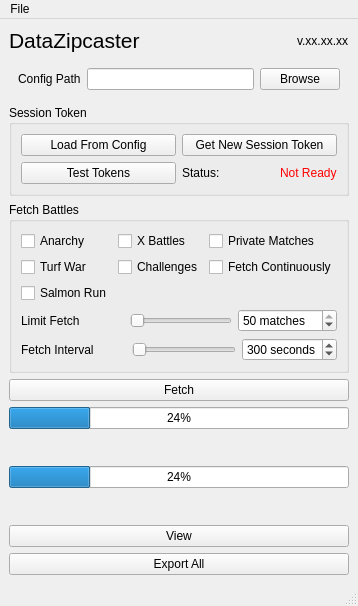
<?xml version="1.0" encoding="UTF-8"?>
<ui version="4.0">
 <class>MainWindow</class>
 <widget class="QMainWindow" name="MainWindow">
  <property name="geometry">
   <rect>
    <x>0</x>
    <y>0</y>
    <width>319</width>
    <height>589</height>
   </rect>
  </property>
  <property name="windowTitle">
   <string>MainWindow</string>
  </property>
  <widget class="QWidget" name="centralwidget">
   <layout class="QGridLayout" name="gridLayout">
    <item row="7" column="0">
     <widget class="QGroupBox" name="fetch_group">
      <property name="sizePolicy">
       <sizepolicy hsizetype="Maximum" vsizetype="Fixed">
        <horstretch>0</horstretch>
        <verstretch>0</verstretch>
       </sizepolicy>
      </property>
      <property name="maximumSize">
       <size>
        <width>16777215</width>
        <height>16777215</height>
       </size>
      </property>
      <property name="title">
       <string>Fetch Battles</string>
      </property>
      <layout class="QGridLayout" name="gridLayout_2">
       <item row="0" column="1">
        <widget class="QCheckBox" name="x_check">
         <property name="text">
          <string>X Battles</string>
         </property>
        </widget>
       </item>
       <item row="1" column="0">
        <widget class="QCheckBox" name="turf_check">
         <property name="text">
          <string>Turf War</string>
         </property>
        </widget>
       </item>
       <item row="0" column="2">
        <widget class="QCheckBox" name="private_check">
         <property name="text">
          <string>Private Matches</string>
         </property>
        </widget>
       </item>
       <item row="0" column="0">
        <widget class="QCheckBox" name="anarchy_check">
         <property name="text">
          <string>Anarchy</string>
         </property>
        </widget>
       </item>
       <item row="1" column="2">
        <widget class="QCheckBox" name="continuous_check">
         <property name="text">
          <string>Fetch Continuously</string>
         </property>
        </widget>
       </item>
       <item row="3" column="0" colspan="3">
        <layout class="QHBoxLayout" name="limit_group">
         <item>
          <widget class="QLabel" name="limit_label">
           <property name="sizePolicy">
            <sizepolicy hsizetype="Expanding" vsizetype="Preferred">
             <horstretch>0</horstretch>
             <verstretch>0</verstretch>
            </sizepolicy>
           </property>
           <property name="text">
            <string>Limit Fetch</string>
           </property>
          </widget>
         </item>
         <item>
          <widget class="QSlider" name="limit_slider">
           <property name="sizePolicy">
            <sizepolicy hsizetype="Expanding" vsizetype="Fixed">
             <horstretch>0</horstretch>
             <verstretch>0</verstretch>
            </sizepolicy>
           </property>
           <property name="orientation">
            <enum>Qt::Horizontal</enum>
           </property>
          </widget>
         </item>
         <item>
          <widget class="QSpinBox" name="limit_spinbox">
           <property name="suffix">
            <string> matches   </string>
           </property>
           <property name="minimum">
            <number>1</number>
           </property>
           <property name="maximum">
            <number>50</number>
           </property>
           <property name="value">
            <number>50</number>
           </property>
          </widget>
         </item>
        </layout>
       </item>
       <item row="4" column="0" colspan="3">
        <layout class="QHBoxLayout" name="interval_group">
         <item>
          <widget class="QLabel" name="interval_label">
           <property name="sizePolicy">
            <sizepolicy hsizetype="Expanding" vsizetype="Preferred">
             <horstretch>0</horstretch>
             <verstretch>0</verstretch>
            </sizepolicy>
           </property>
           <property name="text">
            <string>Fetch Interval</string>
           </property>
          </widget>
         </item>
         <item>
          <widget class="QSlider" name="interval_slider">
           <property name="sizePolicy">
            <sizepolicy hsizetype="Expanding" vsizetype="Fixed">
             <horstretch>0</horstretch>
             <verstretch>0</verstretch>
            </sizepolicy>
           </property>
           <property name="orientation">
            <enum>Qt::Horizontal</enum>
           </property>
          </widget>
         </item>
         <item>
          <widget class="QSpinBox" name="interval_spinbox">
           <property name="suffix">
            <string> seconds</string>
           </property>
           <property name="minimum">
            <number>30</number>
           </property>
           <property name="maximum">
            <number>600</number>
           </property>
           <property name="value">
            <number>300</number>
           </property>
          </widget>
         </item>
        </layout>
       </item>
       <item row="1" column="1">
        <widget class="QCheckBox" name="challenge_check">
         <property name="text">
          <string>Challenges</string>
         </property>
        </widget>
       </item>
       <item row="2" column="0">
        <widget class="QCheckBox" name="salmon_check">
         <property name="text">
          <string>Salmon Run</string>
         </property>
        </widget>
       </item>
      </layout>
     </widget>
    </item>
    <item row="4" column="0">
     <widget class="QWidget" name="config_widget" native="true">
      <property name="sizePolicy">
       <sizepolicy hsizetype="Expanding" vsizetype="Fixed">
        <horstretch>0</horstretch>
        <verstretch>0</verstretch>
       </sizepolicy>
      </property>
      <property name="maximumSize">
       <size>
        <width>500</width>
        <height>16777215</height>
       </size>
      </property>
      <layout class="QHBoxLayout" name="horizontalLayout">
       <item>
        <widget class="QLabel" name="config_path_label">
         <property name="sizePolicy">
          <sizepolicy hsizetype="Fixed" vsizetype="Preferred">
           <horstretch>0</horstretch>
           <verstretch>0</verstretch>
          </sizepolicy>
         </property>
         <property name="text">
          <string>Config Path</string>
         </property>
        </widget>
       </item>
       <item>
        <widget class="QLineEdit" name="config_path_text">
         <property name="sizePolicy">
          <sizepolicy hsizetype="Expanding" vsizetype="Fixed">
           <horstretch>0</horstretch>
           <verstretch>0</verstretch>
          </sizepolicy>
         </property>
         <property name="maximumSize">
          <size>
           <width>16777215</width>
           <height>16777215</height>
          </size>
         </property>
        </widget>
       </item>
       <item>
        <widget class="QPushButton" name="config_path_button">
         <property name="sizePolicy">
          <sizepolicy hsizetype="Fixed" vsizetype="Fixed">
           <horstretch>0</horstretch>
           <verstretch>0</verstretch>
          </sizepolicy>
         </property>
         <property name="text">
          <string>Browse</string>
         </property>
        </widget>
       </item>
      </layout>
     </widget>
    </item>
    <item row="5" column="0">
     <widget class="QGroupBox" name="groupBox">
      <property name="sizePolicy">
       <sizepolicy hsizetype="Preferred" vsizetype="Expanding">
        <horstretch>0</horstretch>
        <verstretch>0</verstretch>
       </sizepolicy>
      </property>
      <property name="title">
       <string>Session Token</string>
      </property>
      <layout class="QGridLayout" name="gridLayout_3">
       <item row="1" column="0">
        <widget class="QPushButton" name="load_config_button">
         <property name="text">
          <string>Load From Config</string>
         </property>
        </widget>
       </item>
       <item row="1" column="1">
        <widget class="QPushButton" name="new_session_button">
         <property name="sizePolicy">
          <sizepolicy hsizetype="Minimum" vsizetype="Fixed">
           <horstretch>0</horstretch>
           <verstretch>0</verstretch>
          </sizepolicy>
         </property>
         <property name="maximumSize">
          <size>
           <width>16777215</width>
           <height>16777215</height>
          </size>
         </property>
         <property name="text">
          <string>Get New Session Token</string>
         </property>
        </widget>
       </item>
       <item row="3" column="0">
        <widget class="QPushButton" name="test_tokens_button">
         <property name="text">
          <string>Test Tokens</string>
         </property>
        </widget>
       </item>
       <item row="3" column="1">
        <layout class="QHBoxLayout" name="horizontalLayout_2">
         <item>
          <widget class="QLabel" name="status_label">
           <property name="text">
            <string>Status:</string>
           </property>
          </widget>
         </item>
         <item alignment="Qt::AlignRight">
          <widget class="QLabel" name="status_icon">
           <property name="styleSheet">
            <string notr="true">color: red;</string>
           </property>
           <property name="text">
            <string>Not Ready</string>
           </property>
          </widget>
         </item>
        </layout>
       </item>
      </layout>
     </widget>
    </item>
    <item row="9" column="0">
     <layout class="QVBoxLayout" name="progress_group">
      <item>
       <widget class="QProgressBar" name="progress_outer">
        <property name="enabled">
         <bool>true</bool>
        </property>
        <property name="value">
         <number>24</number>
        </property>
       </widget>
      </item>
      <item>
       <widget class="QWidget" name="widget_outer" native="true">
        <property name="minimumSize">
         <size>
          <width>0</width>
          <height>25</height>
         </size>
        </property>
       </widget>
      </item>
      <item>
       <widget class="QProgressBar" name="progress_inner">
        <property name="value">
         <number>24</number>
        </property>
       </widget>
      </item>
      <item>
       <widget class="QWidget" name="widget_inner" native="true">
        <property name="minimumSize">
         <size>
          <width>0</width>
          <height>25</height>
         </size>
        </property>
       </widget>
      </item>
     </layout>
    </item>
    <item row="10" column="0">
     <widget class="QPushButton" name="view_button">
      <property name="sizePolicy">
       <sizepolicy hsizetype="Minimum" vsizetype="Fixed">
        <horstretch>0</horstretch>
        <verstretch>0</verstretch>
       </sizepolicy>
      </property>
      <property name="maximumSize">
       <size>
        <width>16777215</width>
        <height>16777215</height>
       </size>
      </property>
      <property name="text">
       <string>View</string>
      </property>
      <property name="checkable">
       <bool>false</bool>
      </property>
      <property name="checked">
       <bool>false</bool>
      </property>
      <property name="autoDefault">
       <bool>false</bool>
      </property>
      <property name="default">
       <bool>false</bool>
      </property>
      <property name="flat">
       <bool>false</bool>
      </property>
     </widget>
    </item>
    <item row="8" column="0">
     <widget class="QPushButton" name="fetch_button">
      <property name="sizePolicy">
       <sizepolicy hsizetype="Minimum" vsizetype="Fixed">
        <horstretch>0</horstretch>
        <verstretch>0</verstretch>
       </sizepolicy>
      </property>
      <property name="maximumSize">
       <size>
        <width>16777215</width>
        <height>16777215</height>
       </size>
      </property>
      <property name="text">
       <string>Fetch</string>
      </property>
     </widget>
    </item>
    <item row="12" column="0">
     <spacer name="verticalSpacer">
      <property name="orientation">
       <enum>Qt::Vertical</enum>
      </property>
      <property name="sizeHint" stdset="0">
       <size>
        <width>20</width>
        <height>40</height>
       </size>
      </property>
     </spacer>
    </item>
    <item row="11" column="0">
     <widget class="QPushButton" name="export_all_button">
      <property name="maximumSize">
       <size>
        <width>16777215</width>
        <height>16777215</height>
       </size>
      </property>
      <property name="text">
       <string>Export All</string>
      </property>
     </widget>
    </item>
    <item row="1" column="0">
     <layout class="QGridLayout" name="title_group">
      <item row="0" column="0">
       <widget class="QLabel" name="dz_label">
        <property name="sizePolicy">
         <sizepolicy hsizetype="Fixed" vsizetype="Fixed">
          <horstretch>0</horstretch>
          <verstretch>0</verstretch>
         </sizepolicy>
        </property>
        <property name="text">
         <string>&lt;html&gt;&lt;head/&gt;&lt;body&gt;&lt;p&gt;&lt;span style=&quot; font-size:16pt;&quot;&gt;DataZipcaster&lt;/span&gt;&lt;/p&gt;&lt;/body&gt;&lt;/html&gt;</string>
        </property>
       </widget>
      </item>
      <item row="0" column="1" alignment="Qt::AlignRight">
       <widget class="QLabel" name="version_label">
        <property name="text">
         <string>v.xx.xx.xx</string>
        </property>
       </widget>
      </item>
     </layout>
    </item>
   </layout>
  </widget>
  <widget class="QMenuBar" name="menubar">
   <property name="geometry">
    <rect>
     <x>0</x>
     <y>0</y>
     <width>319</width>
     <height>21</height>
    </rect>
   </property>
   <widget class="QMenu" name="menu_file">
    <property name="title">
     <string>File</string>
    </property>
    <addaction name="action_load_from_config"/>
    <addaction name="action_load_from_token"/>
    <addaction name="action_load_from_s3s"/>
    <addaction name="separator"/>
   </widget>
   <addaction name="menu_file"/>
  </widget>
  <widget class="QStatusBar" name="statusbar"/>
  <action name="action_load_from_config">
   <property name="text">
    <string>Load from config</string>
   </property>
  </action>
  <action name="action_load_from_token">
   <property name="text">
    <string>Load from session token</string>
   </property>
  </action>
  <action name="action_load_from_s3s">
   <property name="text">
    <string>Load from s3s config</string>
   </property>
  </action>
 </widget>
 <resources/>
 <connections/>
</ui>
